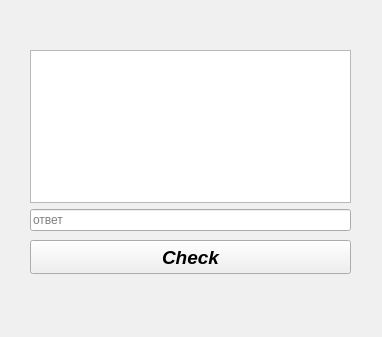
<?xml version="1.0" encoding="UTF-8"?>
<ui version="4.0">
 <class>tasks</class>
 <widget class="QWidget" name="tasks">
  <property name="geometry">
   <rect>
    <x>0</x>
    <y>0</y>
    <width>382</width>
    <height>337</height>
   </rect>
  </property>
  <property name="palette">
   <palette>
    <active>
     <colorrole role="WindowText">
      <brush brushstyle="SolidPattern">
       <color alpha="255">
        <red>0</red>
        <green>0</green>
        <blue>0</blue>
       </color>
      </brush>
     </colorrole>
     <colorrole role="Button">
      <brush brushstyle="SolidPattern">
       <color alpha="255">
        <red>170</red>
        <green>0</green>
        <blue>255</blue>
       </color>
      </brush>
     </colorrole>
     <colorrole role="Light">
      <brush brushstyle="SolidPattern">
       <color alpha="255">
        <red>212</red>
        <green>127</green>
        <blue>255</blue>
       </color>
      </brush>
     </colorrole>
     <colorrole role="Midlight">
      <brush brushstyle="SolidPattern">
       <color alpha="255">
        <red>191</red>
        <green>63</green>
        <blue>255</blue>
       </color>
      </brush>
     </colorrole>
     <colorrole role="Dark">
      <brush brushstyle="SolidPattern">
       <color alpha="255">
        <red>85</red>
        <green>0</green>
        <blue>127</blue>
       </color>
      </brush>
     </colorrole>
     <colorrole role="Mid">
      <brush brushstyle="SolidPattern">
       <color alpha="255">
        <red>113</red>
        <green>0</green>
        <blue>170</blue>
       </color>
      </brush>
     </colorrole>
     <colorrole role="Text">
      <brush brushstyle="SolidPattern">
       <color alpha="255">
        <red>0</red>
        <green>0</green>
        <blue>0</blue>
       </color>
      </brush>
     </colorrole>
     <colorrole role="BrightText">
      <brush brushstyle="SolidPattern">
       <color alpha="255">
        <red>255</red>
        <green>255</green>
        <blue>255</blue>
       </color>
      </brush>
     </colorrole>
     <colorrole role="ButtonText">
      <brush brushstyle="SolidPattern">
       <color alpha="255">
        <red>0</red>
        <green>0</green>
        <blue>0</blue>
       </color>
      </brush>
     </colorrole>
     <colorrole role="Base">
      <brush brushstyle="SolidPattern">
       <color alpha="255">
        <red>255</red>
        <green>255</green>
        <blue>255</blue>
       </color>
      </brush>
     </colorrole>
     <colorrole role="Window">
      <brush brushstyle="SolidPattern">
       <color alpha="255">
        <red>170</red>
        <green>0</green>
        <blue>255</blue>
       </color>
      </brush>
     </colorrole>
     <colorrole role="Shadow">
      <brush brushstyle="SolidPattern">
       <color alpha="255">
        <red>0</red>
        <green>0</green>
        <blue>0</blue>
       </color>
      </brush>
     </colorrole>
     <colorrole role="AlternateBase">
      <brush brushstyle="SolidPattern">
       <color alpha="255">
        <red>212</red>
        <green>127</green>
        <blue>255</blue>
       </color>
      </brush>
     </colorrole>
     <colorrole role="ToolTipBase">
      <brush brushstyle="SolidPattern">
       <color alpha="255">
        <red>255</red>
        <green>255</green>
        <blue>220</blue>
       </color>
      </brush>
     </colorrole>
     <colorrole role="ToolTipText">
      <brush brushstyle="SolidPattern">
       <color alpha="255">
        <red>0</red>
        <green>0</green>
        <blue>0</blue>
       </color>
      </brush>
     </colorrole>
    </active>
    <inactive>
     <colorrole role="WindowText">
      <brush brushstyle="SolidPattern">
       <color alpha="255">
        <red>0</red>
        <green>0</green>
        <blue>0</blue>
       </color>
      </brush>
     </colorrole>
     <colorrole role="Button">
      <brush brushstyle="SolidPattern">
       <color alpha="255">
        <red>240</red>
        <green>240</green>
        <blue>240</blue>
       </color>
      </brush>
     </colorrole>
     <colorrole role="Light">
      <brush brushstyle="SolidPattern">
       <color alpha="255">
        <red>255</red>
        <green>255</green>
        <blue>255</blue>
       </color>
      </brush>
     </colorrole>
     <colorrole role="Midlight">
      <brush brushstyle="SolidPattern">
       <color alpha="255">
        <red>227</red>
        <green>227</green>
        <blue>227</blue>
       </color>
      </brush>
     </colorrole>
     <colorrole role="Dark">
      <brush brushstyle="SolidPattern">
       <color alpha="255">
        <red>160</red>
        <green>160</green>
        <blue>160</blue>
       </color>
      </brush>
     </colorrole>
     <colorrole role="Mid">
      <brush brushstyle="SolidPattern">
       <color alpha="255">
        <red>160</red>
        <green>160</green>
        <blue>160</blue>
       </color>
      </brush>
     </colorrole>
     <colorrole role="Text">
      <brush brushstyle="SolidPattern">
       <color alpha="255">
        <red>0</red>
        <green>0</green>
        <blue>0</blue>
       </color>
      </brush>
     </colorrole>
     <colorrole role="BrightText">
      <brush brushstyle="SolidPattern">
       <color alpha="255">
        <red>255</red>
        <green>255</green>
        <blue>255</blue>
       </color>
      </brush>
     </colorrole>
     <colorrole role="ButtonText">
      <brush brushstyle="SolidPattern">
       <color alpha="255">
        <red>0</red>
        <green>0</green>
        <blue>0</blue>
       </color>
      </brush>
     </colorrole>
     <colorrole role="Base">
      <brush brushstyle="SolidPattern">
       <color alpha="255">
        <red>255</red>
        <green>255</green>
        <blue>255</blue>
       </color>
      </brush>
     </colorrole>
     <colorrole role="Window">
      <brush brushstyle="SolidPattern">
       <color alpha="255">
        <red>240</red>
        <green>240</green>
        <blue>240</blue>
       </color>
      </brush>
     </colorrole>
     <colorrole role="Shadow">
      <brush brushstyle="SolidPattern">
       <color alpha="255">
        <red>105</red>
        <green>105</green>
        <blue>105</blue>
       </color>
      </brush>
     </colorrole>
     <colorrole role="AlternateBase">
      <brush brushstyle="SolidPattern">
       <color alpha="255">
        <red>245</red>
        <green>245</green>
        <blue>245</blue>
       </color>
      </brush>
     </colorrole>
     <colorrole role="ToolTipBase">
      <brush brushstyle="SolidPattern">
       <color alpha="255">
        <red>255</red>
        <green>255</green>
        <blue>220</blue>
       </color>
      </brush>
     </colorrole>
     <colorrole role="ToolTipText">
      <brush brushstyle="SolidPattern">
       <color alpha="255">
        <red>0</red>
        <green>0</green>
        <blue>0</blue>
       </color>
      </brush>
     </colorrole>
    </inactive>
    <disabled>
     <colorrole role="WindowText">
      <brush brushstyle="SolidPattern">
       <color alpha="255">
        <red>85</red>
        <green>0</green>
        <blue>127</blue>
       </color>
      </brush>
     </colorrole>
     <colorrole role="Button">
      <brush brushstyle="SolidPattern">
       <color alpha="255">
        <red>170</red>
        <green>0</green>
        <blue>255</blue>
       </color>
      </brush>
     </colorrole>
     <colorrole role="Light">
      <brush brushstyle="SolidPattern">
       <color alpha="255">
        <red>212</red>
        <green>127</green>
        <blue>255</blue>
       </color>
      </brush>
     </colorrole>
     <colorrole role="Midlight">
      <brush brushstyle="SolidPattern">
       <color alpha="255">
        <red>191</red>
        <green>63</green>
        <blue>255</blue>
       </color>
      </brush>
     </colorrole>
     <colorrole role="Dark">
      <brush brushstyle="SolidPattern">
       <color alpha="255">
        <red>85</red>
        <green>0</green>
        <blue>127</blue>
       </color>
      </brush>
     </colorrole>
     <colorrole role="Mid">
      <brush brushstyle="SolidPattern">
       <color alpha="255">
        <red>113</red>
        <green>0</green>
        <blue>170</blue>
       </color>
      </brush>
     </colorrole>
     <colorrole role="Text">
      <brush brushstyle="SolidPattern">
       <color alpha="255">
        <red>85</red>
        <green>0</green>
        <blue>127</blue>
       </color>
      </brush>
     </colorrole>
     <colorrole role="BrightText">
      <brush brushstyle="SolidPattern">
       <color alpha="255">
        <red>255</red>
        <green>255</green>
        <blue>255</blue>
       </color>
      </brush>
     </colorrole>
     <colorrole role="ButtonText">
      <brush brushstyle="SolidPattern">
       <color alpha="255">
        <red>85</red>
        <green>0</green>
        <blue>127</blue>
       </color>
      </brush>
     </colorrole>
     <colorrole role="Base">
      <brush brushstyle="SolidPattern">
       <color alpha="255">
        <red>170</red>
        <green>0</green>
        <blue>255</blue>
       </color>
      </brush>
     </colorrole>
     <colorrole role="Window">
      <brush brushstyle="SolidPattern">
       <color alpha="255">
        <red>170</red>
        <green>0</green>
        <blue>255</blue>
       </color>
      </brush>
     </colorrole>
     <colorrole role="Shadow">
      <brush brushstyle="SolidPattern">
       <color alpha="255">
        <red>0</red>
        <green>0</green>
        <blue>0</blue>
       </color>
      </brush>
     </colorrole>
     <colorrole role="AlternateBase">
      <brush brushstyle="SolidPattern">
       <color alpha="255">
        <red>245</red>
        <green>245</green>
        <blue>245</blue>
       </color>
      </brush>
     </colorrole>
     <colorrole role="ToolTipBase">
      <brush brushstyle="SolidPattern">
       <color alpha="255">
        <red>255</red>
        <green>255</green>
        <blue>220</blue>
       </color>
      </brush>
     </colorrole>
     <colorrole role="ToolTipText">
      <brush brushstyle="SolidPattern">
       <color alpha="255">
        <red>0</red>
        <green>0</green>
        <blue>0</blue>
       </color>
      </brush>
     </colorrole>
    </disabled>
   </palette>
  </property>
  <property name="windowTitle">
   <string>требуется решение</string>
  </property>
  <widget class="QWidget" name="verticalLayoutWidget">
   <property name="geometry">
    <rect>
     <x>30</x>
     <y>50</y>
     <width>321</width>
     <height>181</height>
    </rect>
   </property>
   <layout class="QVBoxLayout" name="verticalLayout">
    <item>
     <widget class="QTextBrowser" name="textBrw_task">
      <property name="frameShadow">
       <enum>QFrame::Sunken</enum>
      </property>
      <property name="lineWidth">
       <number>1</number>
      </property>
      <property name="midLineWidth">
       <number>0</number>
      </property>
     </widget>
    </item>
    <item>
     <layout class="QHBoxLayout" name="horizontalLayout">
      <item>
       <widget class="QLineEdit" name="lineEdit_ans">
        <property name="text">
         <string/>
        </property>
        <property name="placeholderText">
         <string>ответ</string>
        </property>
       </widget>
      </item>
     </layout>
    </item>
   </layout>
  </widget>
  <widget class="QLabel" name="label_status">
   <property name="geometry">
    <rect>
     <x>30</x>
     <y>290</y>
     <width>321</width>
     <height>31</height>
    </rect>
   </property>
   <property name="palette">
    <palette>
     <active>
      <colorrole role="WindowText">
       <brush brushstyle="SolidPattern">
        <color alpha="255">
         <red>255</red>
         <green>255</green>
         <blue>255</blue>
        </color>
       </brush>
      </colorrole>
      <colorrole role="Button">
       <brush brushstyle="SolidPattern">
        <color alpha="255">
         <red>0</red>
         <green>0</green>
         <blue>0</blue>
        </color>
       </brush>
      </colorrole>
      <colorrole role="Light">
       <brush brushstyle="SolidPattern">
        <color alpha="255">
         <red>0</red>
         <green>0</green>
         <blue>0</blue>
        </color>
       </brush>
      </colorrole>
      <colorrole role="Midlight">
       <brush brushstyle="SolidPattern">
        <color alpha="255">
         <red>0</red>
         <green>0</green>
         <blue>0</blue>
        </color>
       </brush>
      </colorrole>
      <colorrole role="Dark">
       <brush brushstyle="SolidPattern">
        <color alpha="255">
         <red>0</red>
         <green>0</green>
         <blue>0</blue>
        </color>
       </brush>
      </colorrole>
      <colorrole role="Mid">
       <brush brushstyle="SolidPattern">
        <color alpha="255">
         <red>0</red>
         <green>0</green>
         <blue>0</blue>
        </color>
       </brush>
      </colorrole>
      <colorrole role="Text">
       <brush brushstyle="SolidPattern">
        <color alpha="255">
         <red>255</red>
         <green>255</green>
         <blue>255</blue>
        </color>
       </brush>
      </colorrole>
      <colorrole role="BrightText">
       <brush brushstyle="SolidPattern">
        <color alpha="255">
         <red>255</red>
         <green>255</green>
         <blue>255</blue>
        </color>
       </brush>
      </colorrole>
      <colorrole role="ButtonText">
       <brush brushstyle="SolidPattern">
        <color alpha="255">
         <red>255</red>
         <green>255</green>
         <blue>255</blue>
        </color>
       </brush>
      </colorrole>
      <colorrole role="Base">
       <brush brushstyle="SolidPattern">
        <color alpha="255">
         <red>0</red>
         <green>0</green>
         <blue>0</blue>
        </color>
       </brush>
      </colorrole>
      <colorrole role="Window">
       <brush brushstyle="SolidPattern">
        <color alpha="255">
         <red>0</red>
         <green>0</green>
         <blue>0</blue>
        </color>
       </brush>
      </colorrole>
      <colorrole role="Shadow">
       <brush brushstyle="SolidPattern">
        <color alpha="255">
         <red>0</red>
         <green>0</green>
         <blue>0</blue>
        </color>
       </brush>
      </colorrole>
      <colorrole role="AlternateBase">
       <brush brushstyle="SolidPattern">
        <color alpha="255">
         <red>0</red>
         <green>0</green>
         <blue>0</blue>
        </color>
       </brush>
      </colorrole>
      <colorrole role="ToolTipBase">
       <brush brushstyle="SolidPattern">
        <color alpha="255">
         <red>255</red>
         <green>255</green>
         <blue>220</blue>
        </color>
       </brush>
      </colorrole>
      <colorrole role="ToolTipText">
       <brush brushstyle="SolidPattern">
        <color alpha="255">
         <red>0</red>
         <green>0</green>
         <blue>0</blue>
        </color>
       </brush>
      </colorrole>
     </active>
     <inactive>
      <colorrole role="WindowText">
       <brush brushstyle="SolidPattern">
        <color alpha="255">
         <red>0</red>
         <green>0</green>
         <blue>0</blue>
        </color>
       </brush>
      </colorrole>
      <colorrole role="Button">
       <brush brushstyle="SolidPattern">
        <color alpha="255">
         <red>240</red>
         <green>240</green>
         <blue>240</blue>
        </color>
       </brush>
      </colorrole>
      <colorrole role="Light">
       <brush brushstyle="SolidPattern">
        <color alpha="255">
         <red>255</red>
         <green>255</green>
         <blue>255</blue>
        </color>
       </brush>
      </colorrole>
      <colorrole role="Midlight">
       <brush brushstyle="SolidPattern">
        <color alpha="255">
         <red>227</red>
         <green>227</green>
         <blue>227</blue>
        </color>
       </brush>
      </colorrole>
      <colorrole role="Dark">
       <brush brushstyle="SolidPattern">
        <color alpha="255">
         <red>160</red>
         <green>160</green>
         <blue>160</blue>
        </color>
       </brush>
      </colorrole>
      <colorrole role="Mid">
       <brush brushstyle="SolidPattern">
        <color alpha="255">
         <red>160</red>
         <green>160</green>
         <blue>160</blue>
        </color>
       </brush>
      </colorrole>
      <colorrole role="Text">
       <brush brushstyle="SolidPattern">
        <color alpha="255">
         <red>0</red>
         <green>0</green>
         <blue>0</blue>
        </color>
       </brush>
      </colorrole>
      <colorrole role="BrightText">
       <brush brushstyle="SolidPattern">
        <color alpha="255">
         <red>255</red>
         <green>255</green>
         <blue>255</blue>
        </color>
       </brush>
      </colorrole>
      <colorrole role="ButtonText">
       <brush brushstyle="SolidPattern">
        <color alpha="255">
         <red>0</red>
         <green>0</green>
         <blue>0</blue>
        </color>
       </brush>
      </colorrole>
      <colorrole role="Base">
       <brush brushstyle="SolidPattern">
        <color alpha="255">
         <red>255</red>
         <green>255</green>
         <blue>255</blue>
        </color>
       </brush>
      </colorrole>
      <colorrole role="Window">
       <brush brushstyle="SolidPattern">
        <color alpha="255">
         <red>240</red>
         <green>240</green>
         <blue>240</blue>
        </color>
       </brush>
      </colorrole>
      <colorrole role="Shadow">
       <brush brushstyle="SolidPattern">
        <color alpha="255">
         <red>105</red>
         <green>105</green>
         <blue>105</blue>
        </color>
       </brush>
      </colorrole>
      <colorrole role="AlternateBase">
       <brush brushstyle="SolidPattern">
        <color alpha="255">
         <red>245</red>
         <green>245</green>
         <blue>245</blue>
        </color>
       </brush>
      </colorrole>
      <colorrole role="ToolTipBase">
       <brush brushstyle="SolidPattern">
        <color alpha="255">
         <red>255</red>
         <green>255</green>
         <blue>220</blue>
        </color>
       </brush>
      </colorrole>
      <colorrole role="ToolTipText">
       <brush brushstyle="SolidPattern">
        <color alpha="255">
         <red>0</red>
         <green>0</green>
         <blue>0</blue>
        </color>
       </brush>
      </colorrole>
     </inactive>
     <disabled>
      <colorrole role="WindowText">
       <brush brushstyle="SolidPattern">
        <color alpha="255">
         <red>0</red>
         <green>0</green>
         <blue>0</blue>
        </color>
       </brush>
      </colorrole>
      <colorrole role="Button">
       <brush brushstyle="SolidPattern">
        <color alpha="255">
         <red>0</red>
         <green>0</green>
         <blue>0</blue>
        </color>
       </brush>
      </colorrole>
      <colorrole role="Light">
       <brush brushstyle="SolidPattern">
        <color alpha="255">
         <red>0</red>
         <green>0</green>
         <blue>0</blue>
        </color>
       </brush>
      </colorrole>
      <colorrole role="Midlight">
       <brush brushstyle="SolidPattern">
        <color alpha="255">
         <red>0</red>
         <green>0</green>
         <blue>0</blue>
        </color>
       </brush>
      </colorrole>
      <colorrole role="Dark">
       <brush brushstyle="SolidPattern">
        <color alpha="255">
         <red>0</red>
         <green>0</green>
         <blue>0</blue>
        </color>
       </brush>
      </colorrole>
      <colorrole role="Mid">
       <brush brushstyle="SolidPattern">
        <color alpha="255">
         <red>0</red>
         <green>0</green>
         <blue>0</blue>
        </color>
       </brush>
      </colorrole>
      <colorrole role="Text">
       <brush brushstyle="SolidPattern">
        <color alpha="255">
         <red>0</red>
         <green>0</green>
         <blue>0</blue>
        </color>
       </brush>
      </colorrole>
      <colorrole role="BrightText">
       <brush brushstyle="SolidPattern">
        <color alpha="255">
         <red>255</red>
         <green>255</green>
         <blue>255</blue>
        </color>
       </brush>
      </colorrole>
      <colorrole role="ButtonText">
       <brush brushstyle="SolidPattern">
        <color alpha="255">
         <red>0</red>
         <green>0</green>
         <blue>0</blue>
        </color>
       </brush>
      </colorrole>
      <colorrole role="Base">
       <brush brushstyle="SolidPattern">
        <color alpha="255">
         <red>0</red>
         <green>0</green>
         <blue>0</blue>
        </color>
       </brush>
      </colorrole>
      <colorrole role="Window">
       <brush brushstyle="SolidPattern">
        <color alpha="255">
         <red>0</red>
         <green>0</green>
         <blue>0</blue>
        </color>
       </brush>
      </colorrole>
      <colorrole role="Shadow">
       <brush brushstyle="SolidPattern">
        <color alpha="255">
         <red>0</red>
         <green>0</green>
         <blue>0</blue>
        </color>
       </brush>
      </colorrole>
      <colorrole role="AlternateBase">
       <brush brushstyle="SolidPattern">
        <color alpha="255">
         <red>245</red>
         <green>245</green>
         <blue>245</blue>
        </color>
       </brush>
      </colorrole>
      <colorrole role="ToolTipBase">
       <brush brushstyle="SolidPattern">
        <color alpha="255">
         <red>255</red>
         <green>255</green>
         <blue>220</blue>
        </color>
       </brush>
      </colorrole>
      <colorrole role="ToolTipText">
       <brush brushstyle="SolidPattern">
        <color alpha="255">
         <red>0</red>
         <green>0</green>
         <blue>0</blue>
        </color>
       </brush>
      </colorrole>
     </disabled>
    </palette>
   </property>
   <property name="font">
    <font>
     <pointsize>14</pointsize>
     <italic>true</italic>
     <bold>true</bold>
     <stylestrategy>PreferDefault</stylestrategy>
    </font>
   </property>
   <property name="layoutDirection">
    <enum>Qt::LeftToRight</enum>
   </property>
   <property name="text">
    <string/>
   </property>
   <property name="alignment">
    <set>Qt::AlignCenter</set>
   </property>
  </widget>
  <widget class="QPushButton" name="pushBut_check">
   <property name="geometry">
    <rect>
     <x>30</x>
     <y>240</y>
     <width>321</width>
     <height>34</height>
    </rect>
   </property>
   <property name="font">
    <font>
     <pointsize>14</pointsize>
     <italic>true</italic>
     <bold>true</bold>
    </font>
   </property>
   <property name="text">
    <string>Check</string>
   </property>
  </widget>
  <widget class="QLabel" name="task_number">
   <property name="geometry">
    <rect>
     <x>30</x>
     <y>10</y>
     <width>101</width>
     <height>31</height>
    </rect>
   </property>
   <property name="font">
    <font>
     <pointsize>14</pointsize>
     <italic>true</italic>
     <bold>true</bold>
    </font>
   </property>
   <property name="text">
    <string/>
   </property>
   <property name="alignment">
    <set>Qt::AlignCenter</set>
   </property>
  </widget>
 </widget>
 <resources/>
 <connections/>
</ui>
